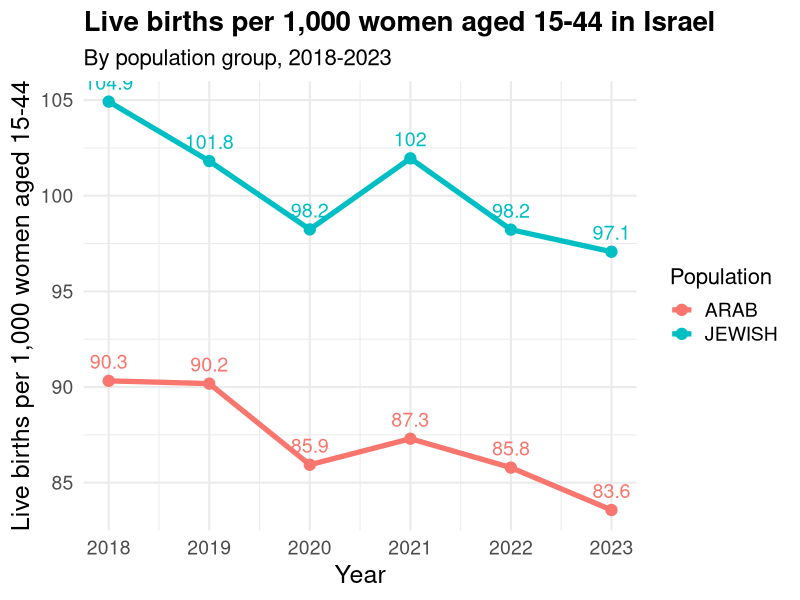

Recreate this plot in R.
# Packages ---------------------------------------------------------------
library(readr)
library(dplyr)
library(ggplot2)

# 1. Read female population by age (2018-2023) --------------------------
pop_raw <- read_delim(
  "data/population_2018_2023.csv",
  delim = ";",
  trim_ws = TRUE,
  locale = locale(decimal_mark = ",", grouping_mark = " ")
)

pop_women_15_44 <- pop_raw %>%
  transmute(
    Population = `Population (Females)`,
    Year = as.integer(Year),
    women_15_44_thousands = `15-19` + `20-24` + `25-29` + `30-34` + `35-44`,
    women_15_44 = women_15_44_thousands * 1000
  )

# 2. Read births (2018-2023) -------------------------------------------
births_raw <- read_delim(
  "data/births_2018_2023.csv",
  delim = ";",
  trim_ws = TRUE,
  col_types = cols(.default = "c")
)

births <- births_raw %>%
  transmute(
    Population,
    Year = as.integer(Year),
    live_births = parse_number(`Live births`, locale = locale(grouping_mark = " "))
  )

# 3. Merge and compute rates -------------------------------------------
df_rates <- births %>%
  inner_join(pop_women_15_44, by = c("Population", "Year")) %>%
  mutate(
    births_per_1000_women_15_44 = live_births / women_15_44 * 1000
  )

# 4. Plot: larger fonts, thicker lines, value labels --------------------
ggplot(df_rates, aes(x = Year, y = births_per_1000_women_15_44, colour = Population)) +
  geom_line(size = 1.8) +         # thicker lines
  geom_point(size = 3.5) +        # bigger points
  geom_text(
    aes(label = round(births_per_1000_women_15_44, 1)),
    vjust = -0.8,
    size = 5,
    show.legend = FALSE
  ) +
  scale_x_continuous(breaks = 2018:2023) +
  labs(
    x = "Year",
    y = "Live births per 1,000 women aged 15-44",
    colour = "Population",
    title = "Live births per 1,000 women aged 15-44 in Israel",
    subtitle = "By population group, 2018-2023"
  ) +
  theme_minimal(base_size = 16) +  # overall larger base font
  theme(
    axis.title = element_text(size = 18),
    axis.text  = element_text(size = 14),
    legend.title = element_text(size = 16),
    legend.text  = element_text(size = 14),
    plot.title = element_text(size = 20, face = "bold"),
    plot.subtitle = element_text(size = 16)
  )
